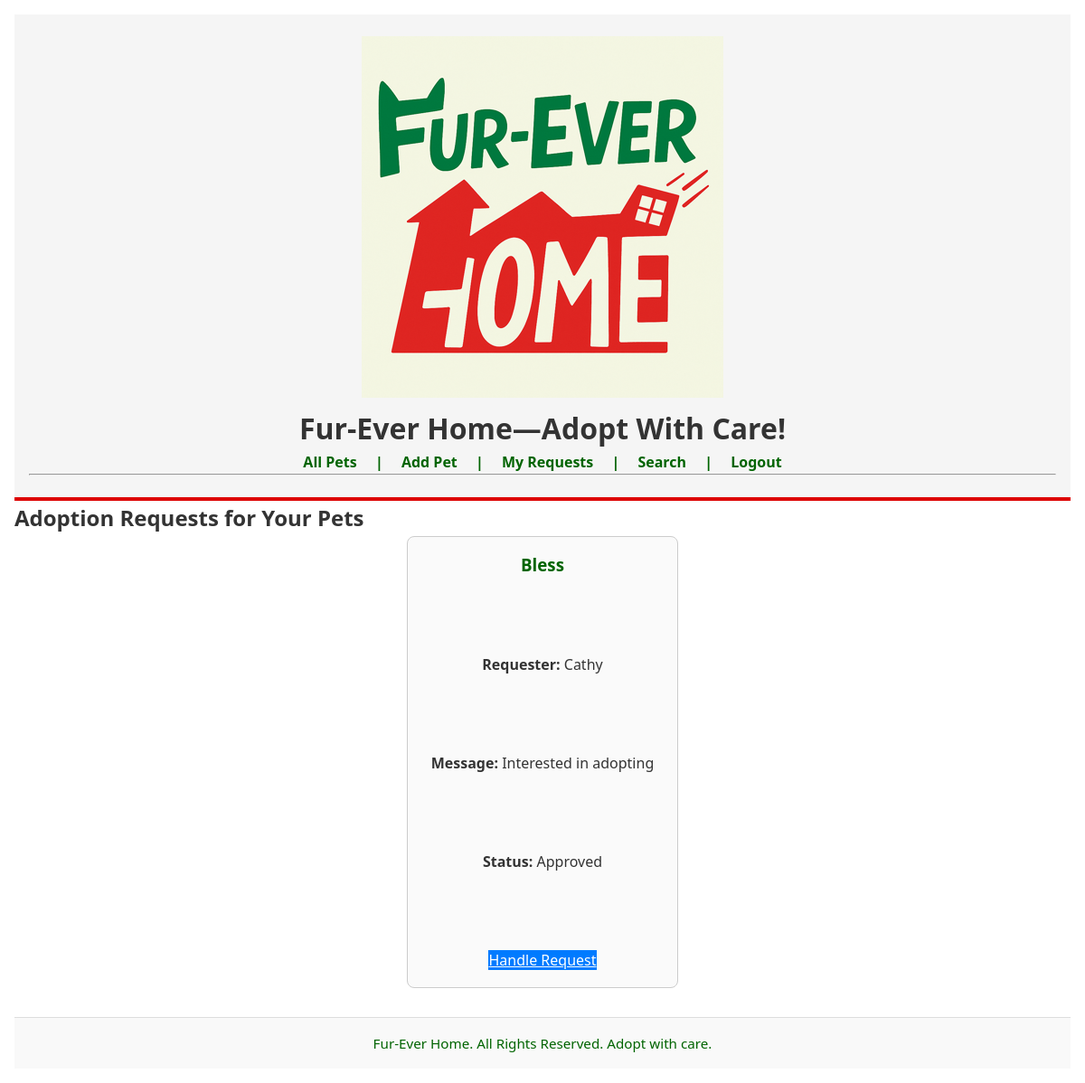
The app's page /owner_requests (signed in) with its own data.
### tables this page shows
CREATE TABLE AdoptionRequests (
                        id INTEGER PRIMARY KEY AUTOINCREMENT,
                        pet_id INTEGER,
                        user_id INTEGER,
                        message TEXT,
                        status TEXT, response_message TEXT, chat_enable INTEGER DEFAULT 0,
                        FOREIGN KEY(pet_id) REFERENCES Pets(id),
                        FOREIGN KEY(user_id) REFERENCES Users(id)
                   );

CREATE TABLE Pets (
                        id INTEGER PRIMARY KEY AUTOINCREMENT,
                        name TEXT NOT NULL,
                        species TEXT NOT NULL,
                        breed TEXT,
                        age_years INTEGER,
                        age_months INTEGER,
                        description TEXT,
                        owner_id INTEGER, photo TEXT,
                        FOREIGN KEY(owner_id) REFERENCES Users(id)
                   );

CREATE TABLE Users (
                        id INTEGER PRIMARY KEY AUTOINCREMENT,
                        username TEXT UNIQUE NOT NULL,
                        email TEXT UNIQUE NOT NULL,
                        password_hash TEXT NOT NULL,
                        full_name TEXT NOT NULL
                   );

### app.py (the view)
@app.route("/owner_requests")
@login_required
def owner_requests():
    conn = sqlite3.connect("database.db")
    conn.row_factory = sqlite3.Row
    cur = conn.cursor()
    cur.execute("""
        SELECT ar.id, ar.pet_id, ar.user_id, ar.message, ar.status,
               ar.response_message, u.username, p.name AS pet_name
        FROM AdoptionRequests ar
        JOIN Pets p ON ar.pet_id = p.id
        JOIN Users u ON ar.user_id = u.id
        WHERE p.owner_id = ?
    """, (session["user_id"],))
    requests = cur.fetchall()
    conn.close()
    return render_template("owner_requests.html", requests=requests)

### app.py (called while the page is built)
def login_required(f):
    @wraps(f)
    def wrapper(*args, **kwargs):
        if "user_id" not in session:
            flash("You must be logged in to view this page.", "error")
            return redirect(url_for("login"))
        return f(*args, **kwargs)
    return wrapper

### templates/owner_requests.html (shortened to what this page needs)
{% extends "base.html" %}
{% block content %}
<h2>Adoption Requests for Your Pets</h2>
<div class="pet-grid">
    {% for req in requests %}
    <div class="pet-card">
        <div class="pet-info">
            <h3>{{ req['pet_name'] }}</h3>
            <p><strong>Requester:</strong> {{ req['username'] }}</p>
            <p><strong>Message:</strong> {{ req['message'] }}</p>
            <p><strong>Status:</strong> {{ req['status'] }}</p>
            <div class="request-actions">
                <a href="{{ url_for('handle_request', request_id=req['id']) }}" class="edit-btn">Handle Request</a>
            </div>
        </div>
    </div>
    {% endfor %}
</div>
{% endblock %}

### static/styles.css (style rules this page uses)
* { margin: 0; padding: 0; box-sizing: border-box; }
body { font-family: 'Segoe UI', sans-serif; background-color: #fff; color: #333; line-height: 1.6; padding: 1rem; }
.edit-btn { background-color: #007bff; }
.pet-grid { display: flex; flex-wrap: wrap; justify-content: center; gap: 1.5rem; }
.pet-card { display: flex; flex-direction: column; align-items: center; width: 300px; min-height: 500px; padding: 1rem; border: 1px solid #ccc; background-color: #fafafa; border-radius: 8px; text-align: center; box-sizing: border-box; }
.pet-info { flex: 1; display: flex; flex-direction: column; justify-content: space-between; width: 100%; word-wrap: break-word; }
.pet-info h3 { margin-top: 0; color: #006400; }
.edit-btn { background-color: #007BFF; color: white; }

### records on screen
AdoptionRequests: pet_name "Bless", username "Cathy", message "Interested in adopting", status "Approved"
